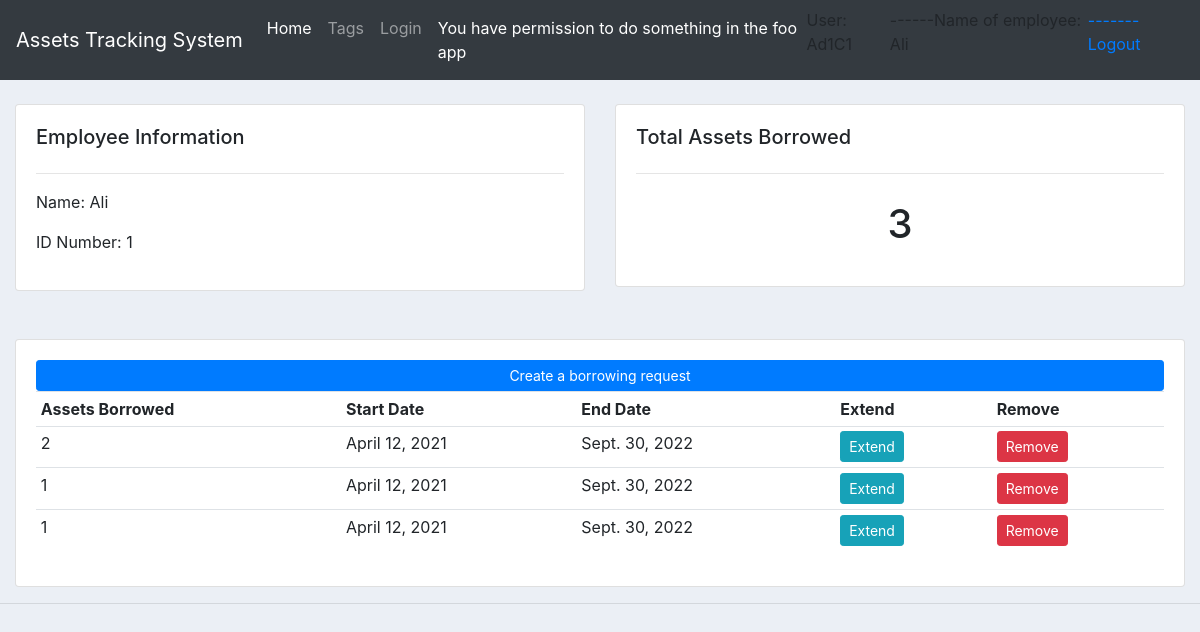
The page /employee/3/ (signed in) on the database its author committed.
### assetstracking/models.py (models this page shows, shortened)
class Employee(models.Model):
    employee_id = models.IntegerField(null=True)
    employee_name = models.CharField(max_length=200, null=True)
    employee_email = models.CharField(max_length=200, null=True)
    user = models.OneToOneField(User, null=True, on_delete=models.CASCADE)
    subscriber_id = models.ManyToManyField(Subscriber)

class Borrowing(models.Model):
    borrowing_id = models.IntegerField(null=True)
    start_date = models.DateField(auto_now_add=True, null=True)
    end_date = models.DateField(null=True)
    subscriber_id = models.ManyToManyField(Subscriber)
    employee_id = models.ForeignKey(Employee, null=True, on_delete= models.SET_NULL)
    tag_id = models.ForeignKey(Tag, null=True, on_delete= models.SET_NULL)
    employee_id_scanned = models.IntegerField(null=True,default=0)
    asset_id_scanned = models.IntegerField(null=True,default=0)
    reader_code = models.CharField(max_length=200, null=True, default=0)

### assetstracking/views.py (the view)
# urls.py: path('employee/<str:employee_test>/', views.employee, name="employee"),
def employee(request, employee_test):
    employee = Employee.objects.get(id=employee_test)
    borrowings = employee.borrowing_set.all()
    borrowing_count = borrowings.count()
    context = {'employee': employee, 'borrowings': borrowings, 'borrowing_count':borrowing_count}
    return render(request, 'assetstracking/employee.html', context)

### assetstracking/templates/assetstracking/employee.html
{%  extends 'assetstracking/main.html' %}
{% block content %}
{% if user.employee.employee_id == employee.employee_id or perms.user.add_employee %}
	<br>
<div class="row">
	<div class="col-md">
		<div class="card card-body">
			<h5>Employee Information</h5>
			<hr>
			<p>Name: {{user.employee.employee_name}} </p>
			<p>ID Number: {{user.employee.employee_id}} </p>
		</div>
	</div>
	<div class="col-md">
		<div class="card card-body">
			<h5>Total Assets Borrowed</h5>
			<hr>
			<h1 style="text-align: center;padding: 10px">{{borrowing_count}}</h1>
		</div>
	</div>
</div>
<br>
<br>
<div class="row">
	<div class="col-md">
		<div class="card card-body">
		    <a class="btn btn-primary  btn-sm btn-block" href="{% url 'createBorrowing' %}">Create a borrowing request</a>
			<table class="table table-sm">
				<tr>
					<th>Assets Borrowed {{user.borrowing.borrowing_id}}</th>
					<th>Start Date</th>
					<th>End Date</th>
					<th>Extend</th>
					<th>Remove</th>
				</tr>
				{% for i in borrowings %}
				<tr>
					<td>{{i.borrowing_id}}</td>
					<td>{{i.start_date}}</td>
					<td>{{i.end_date}}</td>
					<td><a class="btn btn-sm btn-info" href="{% url 'extendBorrowing' i.id %}">Extend</a></td>
					<td><a class="btn btn-sm btn-danger" href="{% url 'deleteBorrowing' i.id %}">Remove</a></td>
				</tr>
				{% endfor %}
			</table>
		</div>
	</div>
</div>
{% else %}
<li>You are not authorized to access this page</li>
{% endif %}
{% endblock %}

### assetstracking/templates/assetstracking/navbar.html (shortened to what this page needs)
<nav class="navbar navbar-expand-lg navbar-dark bg-dark">
  <a class="navbar-brand" href="#">Assets Tracking System</a>
  <div class="collapse navbar-collapse" id="navbarNav">
    <ul class="navbar-nav">
      <li class="nav-item active">
        <a class="nav-link" href="{% url 'assets' %}">Home</a>
      </li>
      <li class="nav-item">
        <a class="nav-link" href="{% url 'tags' %}">Tags</a>
      </li>
      <li class="nav-item">
        <a class="nav-link" href="{% url 'login' %}">Login</a>
      </li>
      <li class="nav-item active">
        {% if perms.user.add_employee %}
              <a class="nav-link" href="{% url 'login' %}">You have permission to do something in the foo app</a>
          {% else %}
              <a class="nav-link" href="{% url 'login' %}">You do not have permission to do something in the foo app</a>
          {% endif %}
      </li>
	 {% if user.is_authenticated %}
       <li>User: {{ user.get_username }}</li>
	   <li>------Name of employee: {{ user.employee.employee_name }}</li>
       <li><a href="{% url 'logout'%}?next={{request.path}}">-------Logout</a></li>
	 {% else %}
       <li><a href="{% url 'login'%}?next={{request.path}}">Login</a></li>
	 {% endif %}
    </ul>
  </div>
</nav>

### assetstracking/templates/assetstracking/main.html (style rules this page uses)
body { background-color: #ebeff5; }

### rows shown on the page
Borrowing: borrowing_id "2", start_date "April 12, 2021", end_date "Sept. 30, 2022"
Borrowing: borrowing_id "1", start_date "April 12, 2021", end_date "Sept. 30, 2022"
Borrowing: borrowing_id "1", start_date "April 12, 2021", end_date "Sept. 30, 2022"

### other values the page prints
{{ user.get_username }} "Ad1C1"
{{ user.employee.employee_name }} "Ali"
{{ user.employee.employee_id }} "1"
{{ borrowing_count }} "3"
